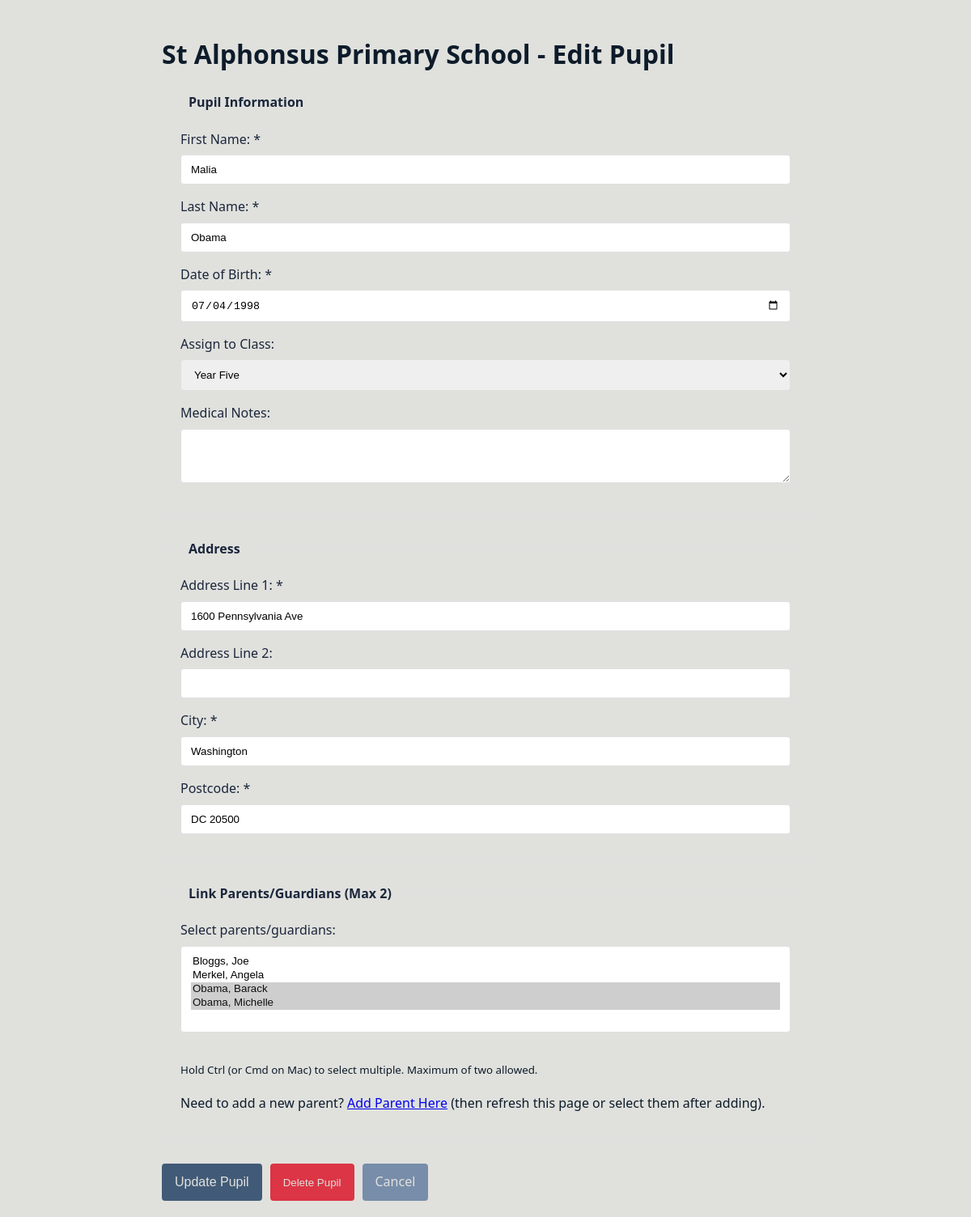
Screenshot of /pupil/edit_pupil.php?id=2 with the database file from the repository.
### tables this page shows
CREATE TABLE `Pupils` (
  `pupil_id` int(11) NOT NULL,
  `first_name` varchar(50) NOT NULL,
  `last_name` varchar(50) NOT NULL,
  `address_line1` varchar(100) NOT NULL,
  `address_line2` varchar(100) DEFAULT NULL,
  `city` varchar(50) NOT NULL,
  `postcode` varchar(10) NOT NULL,
  `date_of_birth` date NOT NULL,
  `medical_notes` text DEFAULT NULL,
  `enrollment_date` date NOT NULL DEFAULT curdate(),
  `class_id` int(11) DEFAULT NULL
);

CREATE TABLE `Classes` (
  `class_id` int(11) NOT NULL,
  `class_name` enum('Reception Year','Year One','Year Two','Year Three','Year Four','Year Five','Year Six') NOT NULL,
  `capacity` int(10) UNSIGNED NOT NULL,
  `teacher_id` int(11) DEFAULT NULL
);

### pupil/edit_pupil.php (the view, shortened to what this page needs)
<?php
require_once(__DIR__ . '/../includes/db_connect.php');
$pupil_id = filter_input(INPUT_GET, 'id', FILTER_VALIDATE_INT);
$classes = [];
$parents = [];
$selected_parents = [];
$error_fields = [];
$form_data = $_POST;
if ($pupil_id === false || $pupil_id <= 0) {
    $message = "Invalid pupil ID provided.";
    $pupil = null;
} else {
    $sql_classes = "SELECT class_id, class_name FROM Classes ORDER BY class_name";
    if ($result_classes = $mysqli->query($sql_classes)) {
        while ($row = $result_classes->fetch_assoc()) {
            $classes[] = $row;
        }
    } else {
        $message = "Error fetching classes: " . htmlspecialchars($mysqli->error);
    }
    $sql_parents = "SELECT parent_id, first_name, last_name FROM Parents ORDER BY last_name, first_name";
    if ($result_parents = $mysqli->query($sql_parents)) {
        while ($row = $result_parents->fetch_assoc()) {
            $parents[] = $row;
        }
    } else {
        $message = "Error fetching parents: " . htmlspecialchars($mysqli->error);
    }
    if ($_SERVER["REQUEST_METHOD"] != "POST") {
        $sql_pupil = "SELECT * FROM Pupils WHERE pupil_id = ?";
        if ($stmt_pupil = $mysqli->prepare($sql_pupil)) {
            $stmt_pupil->bind_param("i", $pupil_id);
            if ($stmt_pupil->execute()) {
                $result_pupil = $stmt_pupil->get_result();
                if ($result_pupil->num_rows > 0) {
                    $pupil = $result_pupil->fetch_assoc();
                    $form_data = $pupil;
                    $sql_linked_parents = "SELECT parent_id FROM Pupil_Parent WHERE pupil_id = ?";
                    if ($stmt_linked = $mysqli->prepare($sql_linked_parents)) {
                        $stmt_linked->bind_param("i", $pupil_id);
                        if ($stmt_linked->execute()) {
                            $linked_result = $stmt_linked->get_result();
                            while ($linked = $linked_result->fetch_assoc()) {
                                $selected_parents[] = $linked['parent_id'];
                            }
                            $form_data['parent_ids'] = $selected_parents;
                        }
                    }
                } else {
                    $message = "Pupil not found with ID: " . htmlspecialchars($pupil_id);
                    $pupil = null;
                }
            } else {
                $message = "Error executing query: " . htmlspecialchars($stmt_pupil->error);
            }
        } else {
            $message = "Error preparing statement: " . htmlspecialchars($mysqli->error);
        }
    }
}
?>
<!DOCTYPE html>
<html lang="en">
<head>
    <link rel="stylesheet" href="../css/style.css">
</head>
<body>
    <div class="container">
        <h1>St Alphonsus Primary School - Edit Pupil</h1>
        <?php if ($pupil_id !== false && $pupil_id > 0): ?>
            <form action="edit_pupil.php?id=<?php echo htmlspecialchars($pupil_id); ?>" method="post" novalidate>
                <fieldset>
                    <legend>Pupil Information</legend>
                    <div>
                        <label for="first_name">First Name: <span class="required">*</span></label>
                        <input type="text" id="first_name" name="first_name" required maxlength="50"
                               value="<?php echo htmlspecialchars($form_data['first_name'] ?? ''); ?>"
                               class="<?php echo isset($error_fields['first_name']) ? 'field-error' : ''; ?>">
                    </div>
                    <div>
                        <label for="last_name">Last Name: <span class="required">*</span></label>
                        <input type="text" id="last_name" name="last_name" required maxlength="50"
                               value="<?php echo htmlspecialchars($form_data['last_name'] ?? ''); ?>"
                               class="<?php echo isset($error_fields['last_name']) ? 'field-error' : ''; ?>">
                    </div>
                    <div>
                        <label for="date_of_birth">Date of Birth: <span class="required">*</span></label>
                        <input type="date" id="date_of_birth" name="date_of_birth" required
                               value="<?php echo htmlspecialchars($form_data['date_of_birth'] ?? ''); ?>"
                               class="<?php echo isset($error_fields['date_of_birth']) ? 'field-error' : ''; ?>">
                    </div>
                    <div>
                        <label for="class_id">Assign to Class:</label>
                        <select id="class_id" name="class_id"
                                class="<?php echo isset($error_fields['class_id']) ? 'field-error' : ''; ?>">
                            <?php foreach ($classes as $class): ?>
                                <option value="<?php echo htmlspecialchars($class['class_id']); ?>"
                                        <?php echo (isset($form_data['class_id']) && $form_data['class_id'] == $class['class_id']) ? 'selected' : ''; ?>>
                                    <?php echo htmlspecialchars($class['class_name']); ?>
                                </option>
                            <?php endforeach; ?>
                        </select>
                    </div>
                    <div>
                        <label for="medical_notes">Medical Notes:</label>
                        <textarea id="medical_notes" name="medical_notes" rows="3"><?php echo htmlspecialchars($form_data['medical_notes'] ?? ''); ?></textarea>
                    </div>
                </fieldset>
                <fieldset>
                    <legend>Address</legend>
                    <div>
                        <label for="address_line1">Address Line 1: <span class="required">*</span></label>
                        <input type="text" id="address_line1" name="address_line1" required
                               value="<?php echo htmlspecialchars($form_data['address_line1'] ?? ''); ?>"
                               class="<?php echo isset($error_fields['address_line1']) ? 'field-error' : ''; ?>">
                    </div>
                    <div>
                        <label for="address_line2">Address Line 2:</label>
                        <input type="text" id="address_line2" name="address_line2"
                               value="<?php echo htmlspecialchars($form_data['address_line2'] ?? ''); ?>">
                    </div>
                    <div>
                        <label for="city">City: <span class="required">*</span></label>
                        <input type="text" id="city" name="city" required
                               value="<?php echo htmlspecialchars($form_data['city'] ?? ''); ?>"
                               class="<?php echo isset($error_fields['city']) ? 'field-error' : ''; ?>">
                    </div>
                    <div>
                        <label for="postcode">Postcode: <span class="required">*</span></label>
                        <input type="text" id="postcode" name="postcode" required
                               value="<?php echo htmlspecialchars($form_data['postcode'] ?? ''); ?>"
                               class="<?php echo isset($error_fields['postcode']) ? 'field-error' : ''; ?>">
                    </div>
                </fieldset>
                <fieldset>
                    <legend>Link Parents/Guardians (Max 2)</legend>
                    <label>Select parents/guardians:</label>
                    <select name="parent_ids[]" id="parent_ids" multiple size="5">
                        <?php foreach ($parents as $parent):
                            $selected = (isset($form_data['parent_ids']) && is_array($form_data['parent_ids']) && in_array($parent['parent_id'], $form_data['parent_ids']));
                        ?>
                            <option value="<?php echo $parent['parent_id']; ?>" <?php echo $selected ? 'selected' : ''; ?>>
                                <?php echo htmlspecialchars($parent['last_name'] . ', ' . $parent['first_name']); ?>
                            </option>
                        <?php endforeach; ?>
                    </select>
                    <p><small>Hold Ctrl (or Cmd on Mac) to select multiple. Maximum of two allowed.</small></p>
                    <p>Need to add a new parent? <a href="../parents/add_parent.php">Add Parent Here</a> (then refresh this page or select them after adding).</p>
                </fieldset>
                <div class="actions">
                    <button type="submit" name="update_pupil" class="btn btn-primary">Update Pupil</button>
                    <button type="submit" name="delete_pupil" class="delete-btn"
                            onclick="return confirm('Are you sure you want to delete this pupil? This action cannot be undone.')">
                        Delete Pupil
                    </button>
                    <a href="view_pupils.php" class="btn btn-secondary">Cancel</a>
                </div>
            </form>
        <?php else: ?>
            <p>Invalid pupil ID or pupil not found. <a href="view_pupils.php">Return to Pupil List</a></p>
        <?php endif; ?>
    </div>
</body>
</html>

### css/style.css (style rules this page uses)
body { font-family: 'Segoe UI', Tahoma, Geneva, Verdana, sans-serif; line-height: 1.6; color: #0d1b2aff; background-color: #e0e1ddff; margin: 0; padding: 0; }
.container { max-width: 800px; margin: 0 auto; padding: 20px; }
label { display: block; margin-bottom: 6px; font-weight: 500; color: #1b263bff; }
input[type=text], input[type=email], input[type=tel], input[type=number], input[type=date], select, textarea { width: 100%; padding: 10px 12px; margin-bottom: 15px; border: 1px solid #e0e0e0; border-radius: 4px; box-sizing: border-box; transition: border 0.3s, box-shadow 0.3s; }
fieldset { margin-bottom: 25px; padding: 20px; border: 1px solid #e0e0e0; border-radius: 6px; }
legend { font-weight: 600; padding: 0 10px; color: #1b263bff; }
button { padding: 10px 16px; background-color: #415a77ff; color: #e0e1ddff; border: none; border-radius: 4px; cursor: pointer; transition: background-color 0.3s; }
.actions { margin-top: 25px; display: flex; gap: 10px; }
.actions a { display: inline-block; padding: 10px 16px; background-color: #778da9ff; color: #e0e1ddff; text-decoration: none; border-radius: 4px; transition: background-color 0.3s; font-weight: 500; }
.delete-btn { background-color: #dc3545; }
.btn { display: inline-block; padding: 10px 16px; text-decoration: none; border-radius: 4px; border: none; cursor: pointer; font-size: 1em; text-align: center; font-weight: 500; transition: background-color 0.3s; }
.btn-primary { background-color: #415a77ff; color: #e0e1ddff; }
.btn-secondary { background-color: #778da9ff; color: #e0e1ddff; }

### rows the page displays
pupils: first_name "Malia", last_name "Obama", date_of_birth "07/04/1998", class_id "Year Five", address_line1 "1600 Pennsylvania Ave", city "Washington", postcode "DC 20500"

### other values shown
form field value "Bloggs, Joe / Merkel, Angela / Obama, Barack ☑ / Obama, Michelle ☑"
